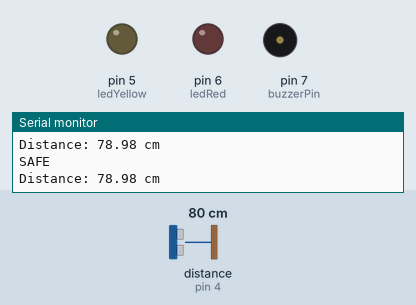
Simulated run of this sketch. Board: Arduino Uno, built with avr-gcc and run on an emulated ATmega328P. On the bench: output pins drawn as LEDs (lit = HIGH), buzzer (waves = sounding), the last lines printed to the serial monitor. Wiring (inferred from the names in the program): ultrasonic range finder: trigger pin 3; echo pin 4. The test bench sets the inputs (shaded band); at power-on: distance to the obstacle (sensor on pin 4) 80 cm. The echo pulse lasts 58.3 µs per cm; pins used as bus, display or sensor lines are not drawn.

Above: at 1.2 s.
1.3 s: distance to the obstacle (sensor on pin 4) set to 55 cm
4.3 s: distance to the obstacle (sensor on pin 4) set to 48 cm
At 4.7 s:
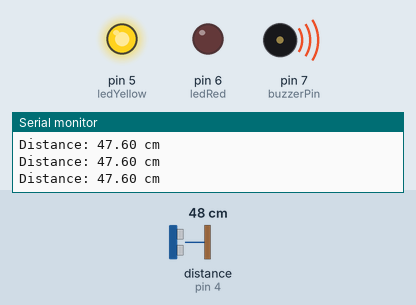
7.3 s: distance to the obstacle (sensor on pin 4) set to 22 cm
10.3 s: distance to the obstacle (sensor on pin 4) set to 18 cm
At 10.58 s:
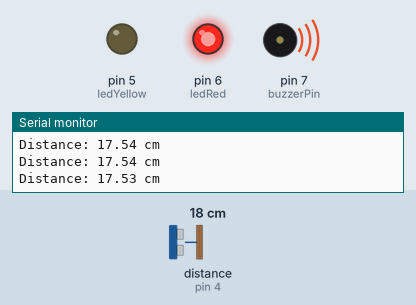
13.3 s: distance to the obstacle (sensor on pin 4) set to 120 cm
At 13.8 s:
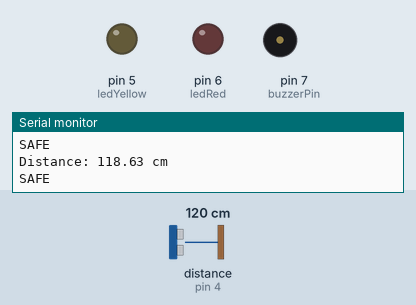
14.8 s: distance to the obstacle (sensor on pin 4) set to 35 cm
At 15.7 s:
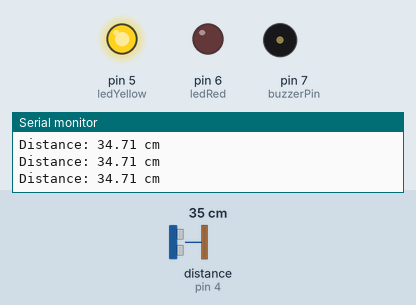
Timing chart, 0 to 18.8 s (numbered marks = the images above; inputs shaded):
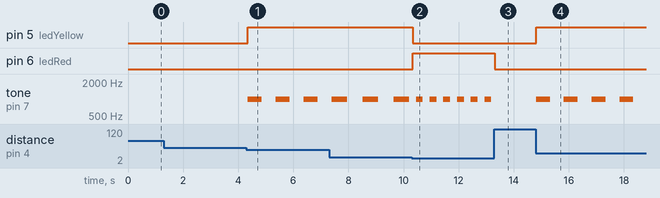

Measured:
- the behaviour switches between 51 and 50 cm on distance to the obstacle (sensor on pin 4) (found by bisection; images 0 and 1)
- the behaviour switches between 21 and 20 cm on distance to the obstacle (sensor on pin 4) (found by bisection; images 1 and 2)
- after the input at 4.3 s, pin 5 (ledYellow): LOW → HIGH at once; tone on pin 7 (buzzerPin): alternates 1000 Hz for 0.51 s and silent for 0.51 s, starting at once
- after the input at 10.3 s, pin 5 (ledYellow): HIGH → LOW at once; pin 6 (ledRed): LOW → HIGH at once; tone on pin 7 (buzzerPin): alternates 1000 Hz for 0.25 s and silent for 0.25 s, starting after 0.16 s
- after the input at 13.3 s, pin 6 (ledRed): HIGH → LOW at once; tone on pin 7 (buzzerPin): stops changing and stays silent
- after the input at 14.8 s, pin 5 (ledYellow): LOW → HIGH at once; tone on pin 7 (buzzerPin): alternates 1000 Hz for 0.50 s and silent for 0.50 s, starting at once

The sketch:

Ultrasonic_Parking_sensor.ino
```cpp
int trigPin = 3;
int echoPin = 4;
int ledYellow = 5;
int ledRed = 6;
int buzzerPin = 7;

unsigned long lastBuzzerTime = 0;
bool buzzerState = false;

unsigned long lastFlashTime = 0;
bool flashState = false;

void setup() {
  pinMode(trigPin, OUTPUT);
  pinMode(echoPin, INPUT);
  pinMode(ledYellow, OUTPUT);
  pinMode(ledRed, OUTPUT);
  pinMode(buzzerPin, OUTPUT);
  Serial.begin(9600);
}

void loop() {
  unsigned long currentTime = millis();

  // Trigger HC-SR04 sensor
  digitalWrite(trigPin, LOW);
  delayMicroseconds(2);
  digitalWrite(trigPin, HIGH);
  delayMicroseconds(10);
  digitalWrite(trigPin, LOW);

  long duration = pulseIn(echoPin, HIGH);
  float distance = (duration * 0.034) / 2.0;

  // Mode 1: SAFE
  if (distance > 50.0) {
    digitalWrite(ledYellow, LOW);
    digitalWrite(ledRed, LOW);
    noTone(buzzerPin);
    Serial.println("SAFE");
  }

  // Mode 2: Warning Zone (500ms beeps)
  else if (distance >= 20.0 && distance <= 50.0) {
    digitalWrite(ledYellow, HIGH);
    digitalWrite(ledRed, LOW);

    if (currentTime - lastBuzzerTime >= 500) {
      lastBuzzerTime = currentTime;
      buzzerState = !buzzerState;
      if (buzzerState) tone(buzzerPin, 1000);
      else noTone(buzzerPin);
    }
  }

  // Mode 3: Critical Zone (200ms beeps)
  else if (distance >= 10.0 && distance < 20.0) {
    digitalWrite(ledYellow, LOW);
    digitalWrite(ledRed, HIGH);

    if (currentTime - lastBuzzerTime >= 200) {
      lastBuzzerTime = currentTime;
      buzzerState = !buzzerState;
      if (buzzerState) tone(buzzerPin, 1000);
      else noTone(buzzerPin);
    }
  }

  // Mode 4: Danger Zone (Rapid flashing + continuous buzzer)
  else if (distance < 10.0) {
    tone(buzzerPin, 1000);

    if (currentTime - lastFlashTime >= 100) {
      lastFlashTime = currentTime;
      flashState = !flashState;
      digitalWrite(ledYellow, flashState);
      digitalWrite(ledRed, !flashState);
    }
  }

  // Display distance on Serial Monitor
  Serial.print("Distance: ");
  Serial.print(distance);
  Serial.println(" cm");

  delay(60); // Small stability delay between sensor readings
}
```
